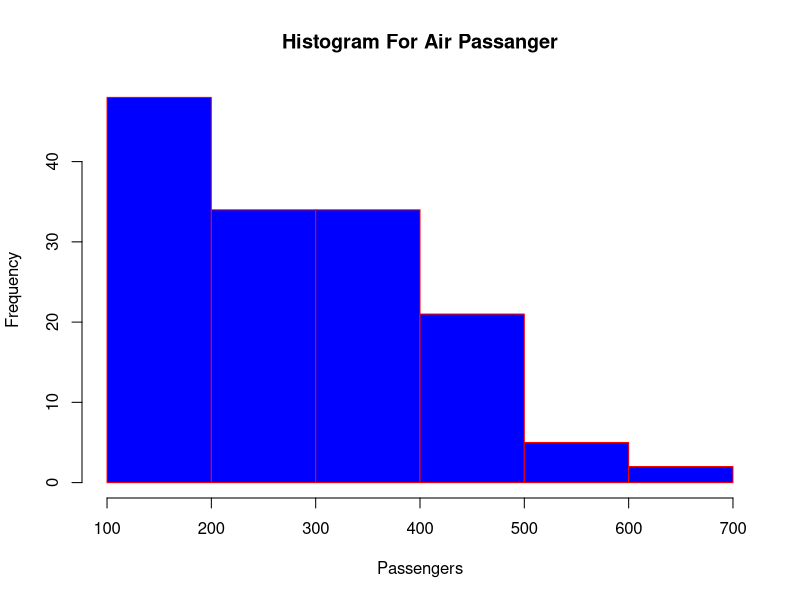

Here is the R script that generated this plot:
data("AirPassengers")
hist(AirPassengers,main = "Histogram For Air Passanger",xlab = "Passengers",
     border = "red",col = "blue",xlim = c(100,700),breaks = 5)
